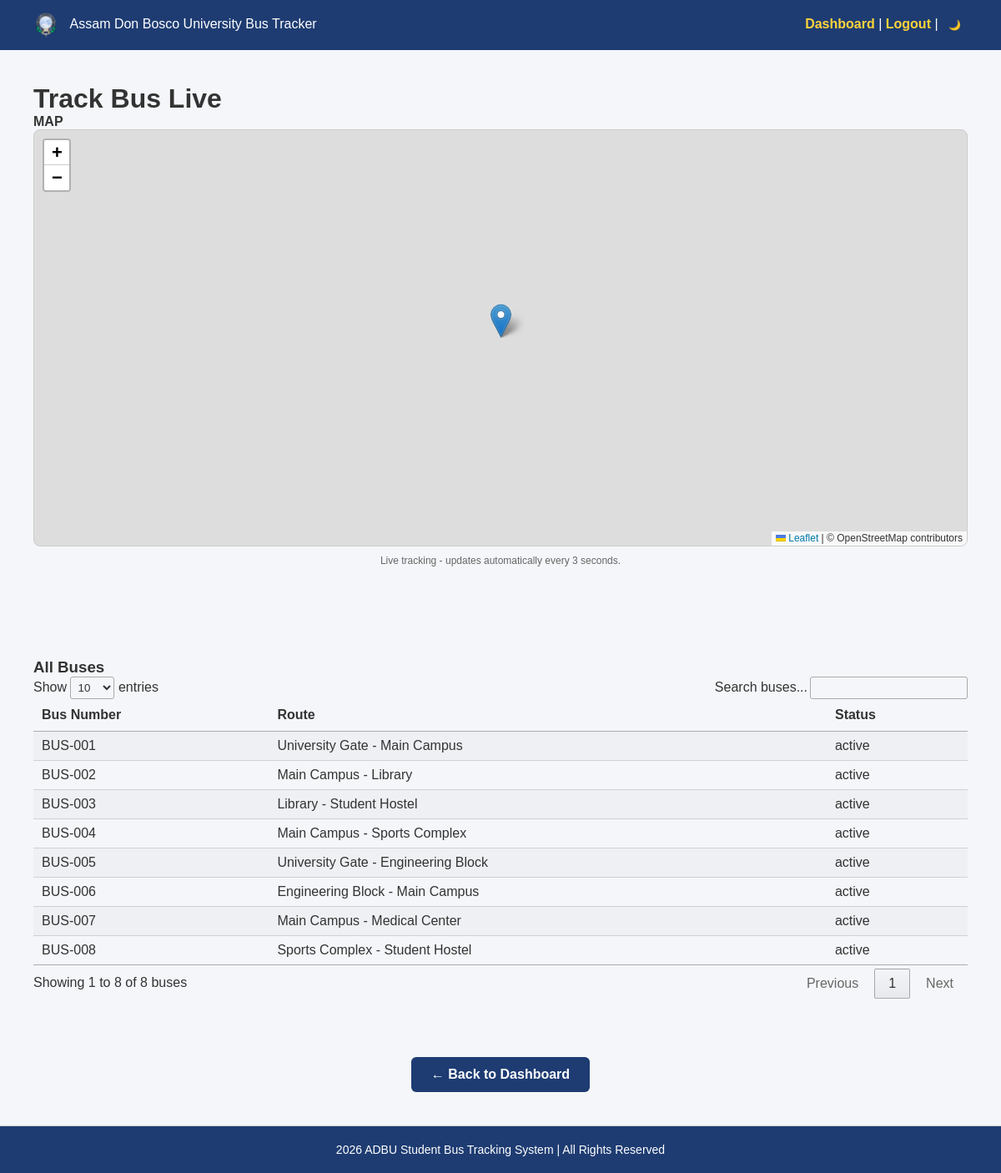
Page /student/track_bus.php (signed in) on the committed database.
### tables this page shows
CREATE TABLE `buses` (
  `id` int(11) NOT NULL,
  `bus_number` varchar(50) NOT NULL,
  `route_id` int(11) DEFAULT NULL,
  `driver_id` int(11) DEFAULT NULL,
  `status` enum('active','inactive') DEFAULT 'active',
  `created_at` timestamp NOT NULL DEFAULT current_timestamp()
);

CREATE TABLE `routes` (
  `id` int(11) NOT NULL,
  `route_name` varchar(100) NOT NULL,
  `start_point` varchar(100) DEFAULT NULL,
  `end_point` varchar(100) DEFAULT NULL,
  `created_at` timestamp NOT NULL DEFAULT current_timestamp()
);

### student/track_bus.php (the view, shortened to what this page needs)
<?php
include('../config/db.php');
$all_buses_result = mysqli_query($conn, "SELECT b.bus_number, r.route_name, b.status FROM buses b LEFT JOIN routes r ON r.id = b.route_id ORDER BY b.bus_number ASC");
?>
<!DOCTYPE html>
<html>
<head>
    <link rel="stylesheet" href="https://unpkg.com/leaflet@1.9.4/dist/leaflet.css" />
<link rel="stylesheet" href="../css/theme.css?v=<?php echo time(); ?>">
<link rel="stylesheet" href="student.css?v=<?php echo time(); ?>">
<link rel="stylesheet" href="../css/footer.css">
<link rel="stylesheet" href="https://cdn.datatables.net/1.13.6/css/jquery.dataTables.min.css">
</head>
<body>
<div class="navbar">
    <div><img src="../includes/adbu_app_logo_512x512.png" alt="ADBU Logo" style="height:30px; vertical-align:middle; margin-right:10px;"> Assam Don Bosco University Bus Tracker</div>
    <div>
        <a href="dashboard.php">Dashboard</a> |
        <a href="../logout.php">Logout</a> |
        <button onclick="toggleTheme()" style="background:var(--button-bg); color:var(--button-text); border:none; padding:4px 8px; border-radius:4px; cursor:pointer; font-size:12px;">
            <span id="themeIcon">🌙</span>
        </button>
    </div>
</div>
<div class="container">
    <h1>Track Bus Live</h1>
    <p><strong>MAP</strong></p>
    <div id="map" style="width:100%; height:500px; border:1px solid #ccc; border-radius:8px;"></div>
    <p style="font-size:12px; color:#666; text-align:center; margin-top:10px;">Live tracking - updates automatically every 3 seconds.</p>
</div>
<div class="container" style="margin-top:30px;">
    <h3>All Buses</h3>
    <table id="busesTable" class="display" style="width:100%;">
        <thead>
            <tr>
                <th>Bus Number</th>
                <th>Route</th>
                <th>Status</th>
            </tr>
        </thead>
        <tbody>
            <?php if($all_buses_result && mysqli_num_rows($all_buses_result) > 0): ?>
                <?php while($bus = mysqli_fetch_assoc($all_buses_result)): ?>
                    <tr>
                        <td><?php echo htmlspecialchars($bus['bus_number']); ?></td>
                        <td><?php echo htmlspecialchars($bus['route_name']); ?></td>
                        <td><?php echo htmlspecialchars($bus['status']); ?></td>
                    </tr>
                <?php endwhile; ?>
            <?php else: ?>
                <tr>
                    <td colspan="3" style="text-align:center; padding:20px; color:#666;">No buses found.</td>
                </tr>
            <?php endif; ?>
        </tbody>
    </table>
</div>
<div style="text-align:center; margin:30px 0;">
    <a href="dashboard.php" style="background:var(--button-bg); color:var(--button-text); padding:12px 24px; text-decoration:none; border-radius:6px; font-weight:bold; display:inline-block;">← Back to Dashboard</a>
</div>
<footer class="footer">
    <p> <?php echo date("Y"); ?> ADBU Student Bus Tracking System | All Rights Reserved</p>
</footer>
</body>
</html>

### css/theme.css (style rules this page uses)
:root { --primary-color: #1e3c72; --primary-hover: #16325c; --primary-light: #2a5298; --secondary-color: #ffd43b; --bg-primary: #ffffff; --bg-secondary: #f4f6f9; --bg-gradient: linear-gradient(135deg, #1e3c72, #2a5298); --bg-gradient-alt: linear-gradient(to right, #1e3c72, #2a5298); --text-primary: #333333; --text-secondary: #555555; --text-light: #ffffff; --text-link: #1e3c72; --border-color: #ccc; --border-focus: #1e3c72; --border-focus-shadow: rgba(30, 60, 114, 0.3); --shadow-color: rgba(0, 0, 0, 0.1); --shadow-color-hover: rgba(0, 0, 0, 0.2); --card-bg: #ffffff; --card-shadow: 0 5px 15px rgba(0, 0, 0, 0.1); --card-shadow-hover: 0 10px 25px rgba(0, 0, 0, 0.2); --navbar-bg: #1e3c72; --navbar-text: #ffffff; --navbar-link-hover: #ffd43b; --navbar-link-active: #1b5fa7; --input-bg: #ffffff; --input-border: #ccc; --input-focus: #1e3c72; --button-bg: #1e3c72; --button-hover: #16325c; --button-text: #ffffff; --footer-bg: #1e3c72; --footer-text: #ffffff; --success: #28a745; --error: #dc3545; --warning: #ffc107; }
* { transition: background-color 0.3s ease, color 0.3s ease, border-color 0.3s ease; }

### student/student.css (style rules this page uses)
[data-theme="light"] { --student-text: #333333; --student-text-secondary: #666666; }
* { margin: 0; padding: 0; box-sizing: border-box; font-family: Arial, sans-serif; }
body { background: var(--bg-secondary); color: var(--student-text); }
.navbar { background: var(--navbar-bg); color: var(--navbar-text); padding: 15px 40px; display: flex; justify-content: space-between; align-items: center; }
.navbar a { color: var(--navbar-link-hover); text-decoration: none; font-weight: bold; }
.container { padding: 40px; }

### css/footer.css (style rules this page uses)
.footer { background: var(--navbar-bg); color: var(--footer-text); text-align: center; padding: 20px; margin-top: 40px; border-top: 1px solid var(--border-color); font-size: 14px; position: relative; bottom: 0; width: 100%; }

### rows in the picture
buses: bus_number "BUS-001", route.route_name "University Gate - Main Campus", status "active"
buses: bus_number "BUS-002", route.route_name "Main Campus - Library", status "active"
buses: bus_number "BUS-003", route.route_name "Library - Student Hostel", status "active"
buses: bus_number "BUS-004", route.route_name "Main Campus - Sports Complex", status "active"
buses: bus_number "BUS-005", route.route_name "University Gate - Engineering Block", status "active"
buses: bus_number "BUS-006", route.route_name "Engineering Block - Main Campus", status "active"
buses: bus_number "BUS-007", route.route_name "Main Campus - Medical Center", status "active"
buses: bus_number "BUS-008", route.route_name "Sports Complex - Student Hostel", status "active"
